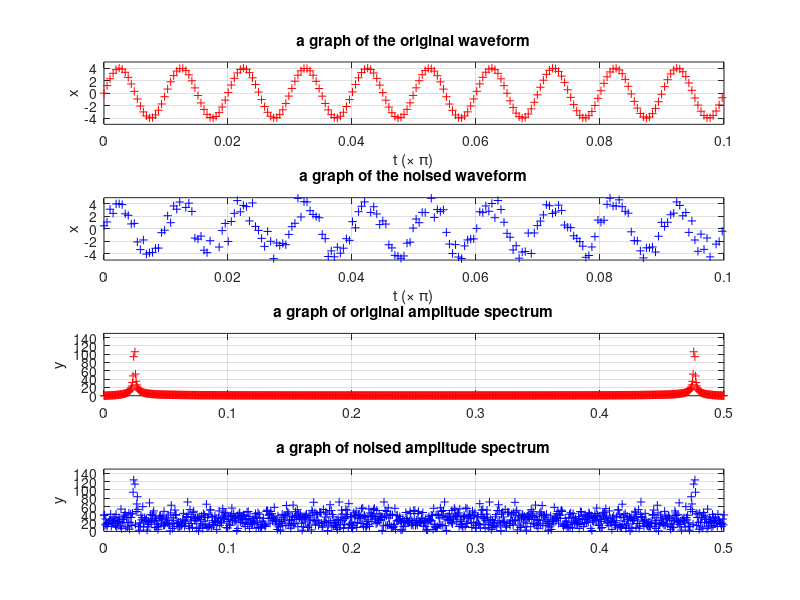

Here is the MATLAB script that generated this plot:
clear, close all

t0 = linspace(0, 0.5, 1024);

xa = 4 * sin(2*pi*100*t0);
xb = xa + randn(size(t0));

Xa = fft(xa);
Xa = abs(Xa);

Xb = fft(xb);
Xb = abs(Xb);

y = real(ifft(Xa));

subplot(4, 1, 1);
plot(t0, xa, 'r+')
ylabel('x');
xlabel('t (\times \pi)');
title('a graph of the original waveform');
axis([0 0.1 -5 5]);
grid on

subplot(4, 1, 2);
plot(t0, xb, 'b+')
ylabel('x');
xlabel('t (\times \pi)');
title('a graph of the noised waveform');
axis([0 0.1 -5 5]);
grid on

subplot(4, 1, 3);
plot(t0, Xa, 'r+')
ylabel('y');
title('a graph of original amplitude spectrum');
axis([0 0.5 0 150]);
grid on

subplot(4, 1, 4);
plot(t0, Xb, 'b+')
ylabel('y');
title('a graph of noised amplitude spectrum');
axis([0 0.5 0 150]);
grid on
